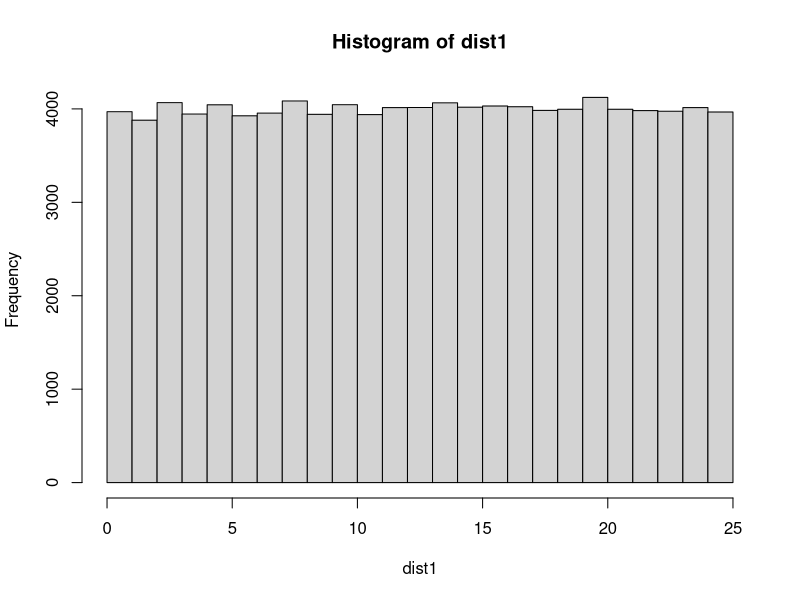
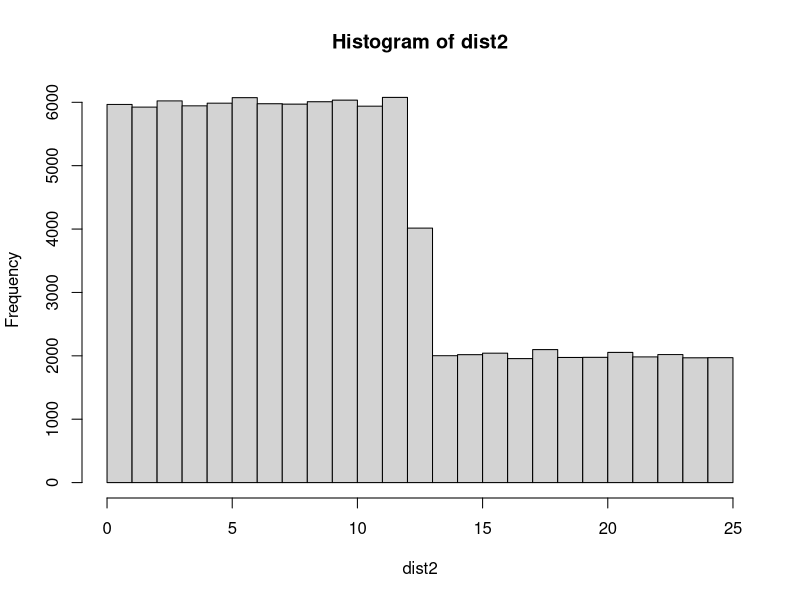

Generate these figures, in order, with R:
scenario1 <- function(breakdown){
  if(breakdown <= 25){return(breakdown)}
  else if(breakdown <= 50){return(50 - breakdown)}
  else if(breakdown <= 75){return(breakdown - 50)}
  else{return(100 - breakdown)}
}

scenario2 <- function(breakdown){
  if(breakdown <= 25){return(25 - breakdown)}
  else if(breakdown <= 37.5){return(breakdown - 25)}
  else if(breakdown <= 50){return(50 - breakdown)}
  else if(breakdown <= 62.5){return(breakdown - 50)}
  else if(breakdown <= 75){return(75 - breakdown)}
  else{return(breakdown - 75)}
}

dist1 <- rep(0, 100000)
dist2 <- rep(0, 100000)
for(i in 1:100000){
  r <- runif(1, 0, 100)
  dist1[i] <- scenario1(r)
  dist2[i] <- scenario2(r)
}
hist(dist1)
hist(dist2)
mean(dist1)
mean(dist2)
